Frame 1 (no input): blank canvas, image omitted
Frame 60 (the mouse pressed at the canvas centre just before this capture): blank canvas, image omitted
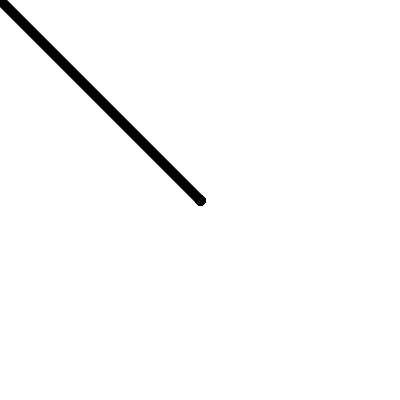
Frame 120 (the mouse held since frame 60 and released just before this capture)

The Processing sketch whose frames 1 and 60 were blank and that drew this single picture after the mouse press (run headless with seeded random() and noise(); from frame 60 on, the mouse is pressed at the canvas centre):

// Processing sketch: Gallery
// ── Gallery.pde
// Gallery
//
// Create drawings which are added to an image gallery.
//
// Draw on the screen then press the spacebar when you're
// finished. The drawing will be added to the gallery. Click
// the mouse or press the space bar to create a new drawing.
//
// Dan Wilcox danomatika.com 2016

boolean drawMode = true;
ArrayList<PImage> images;
int maxImages = 16; // max out at 4x4 grid

void setup() {
  size(400, 400);
  background(255);
  images = new ArrayList<PImage>();
}

void draw() {
  if(drawMode) {
    if(mousePressed) {
      strokeWeight(10);
      line(pmouseX, pmouseY, mouseX, mouseY);  
    }
  }
  else { // display the gallery
     background(220);
     int x = 20, y = 20;
     for(int i = 0; i < images.size(); ++i) {
       PImage img = (PImage)images.get(i);
       image(img, x, y, 80, 80);
       x = x + 90;
       if(x + 90 >= width) {
         x = 20;
         y = y + 90;  
       }
     }
  }
}

void keyPressed() {
  if(key == ' ') {
    if(drawMode) {
      PImage img = get(); // get pixels from screen
      images.add(img);
      if(images.size() > maxImages) {
        images.remove(0); // remove the front if we have too many  
      }
      drawMode = false;
    }
    else {
      drawMode = true;
      background(255);
    }
  }
}

void mousePressed() {
  if(drawMode == false) {
    drawMode = true;
    background(255);
  }
}
